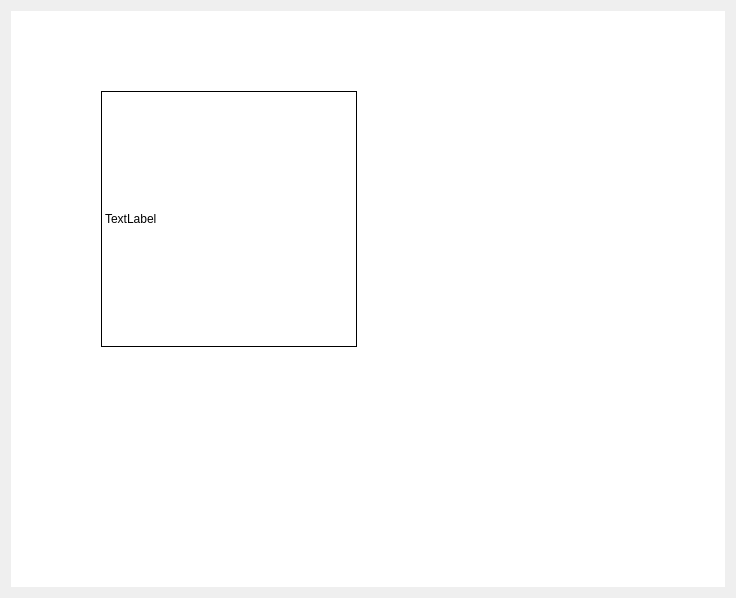
<?xml version="1.0" encoding="UTF-8"?>
<ui version="4.0">
 <class>SingleImageWidget</class>
 <widget class="QWidget" name="SingleImageWidget">
  <property name="geometry">
   <rect>
    <x>0</x>
    <y>0</y>
    <width>736</width>
    <height>598</height>
   </rect>
  </property>
  <property name="sizePolicy">
   <sizepolicy hsizetype="Preferred" vsizetype="Preferred">
    <horstretch>0</horstretch>
    <verstretch>0</verstretch>
   </sizepolicy>
  </property>
  <property name="minimumSize">
   <size>
    <width>0</width>
    <height>0</height>
   </size>
  </property>
  <property name="windowTitle">
   <string>Form</string>
  </property>
  <layout class="QVBoxLayout" name="verticalLayout">
   <item>
    <widget class="QWidget" name="widget" native="true">
     <property name="sizePolicy">
      <sizepolicy hsizetype="Minimum" vsizetype="Minimum">
       <horstretch>0</horstretch>
       <verstretch>0</verstretch>
      </sizepolicy>
     </property>
     <property name="styleSheet">
      <string notr="true">background-color: rgb(255, 255, 255);</string>
     </property>
     <widget class="QLabel" name="image_label">
      <property name="geometry">
       <rect>
        <x>90</x>
        <y>80</y>
        <width>256</width>
        <height>256</height>
       </rect>
      </property>
      <property name="frameShape">
       <enum>QFrame::Panel</enum>
      </property>
      <property name="text">
       <string>TextLabel</string>
      </property>
     </widget>
     <widget class="QCheckBox" name="checkBox">
      <property name="geometry">
       <rect>
        <x>40</x>
        <y>30</y>
        <width>20</width>
        <height>20</height>
       </rect>
      </property>
      <property name="sizePolicy">
       <sizepolicy hsizetype="Preferred" vsizetype="Preferred">
        <horstretch>0</horstretch>
        <verstretch>0</verstretch>
       </sizepolicy>
      </property>
      <property name="minimumSize">
       <size>
        <width>20</width>
        <height>20</height>
       </size>
      </property>
      <property name="autoFillBackground">
       <bool>false</bool>
      </property>
      <property name="styleSheet">
       <string notr="true">background-color: rgba(255, 255, 255, 0);</string>
      </property>
      <property name="text">
       <string/>
      </property>
      <property name="tristate">
       <bool>false</bool>
      </property>
     </widget>
    </widget>
   </item>
  </layout>
 </widget>
 <resources/>
 <connections/>
</ui>
